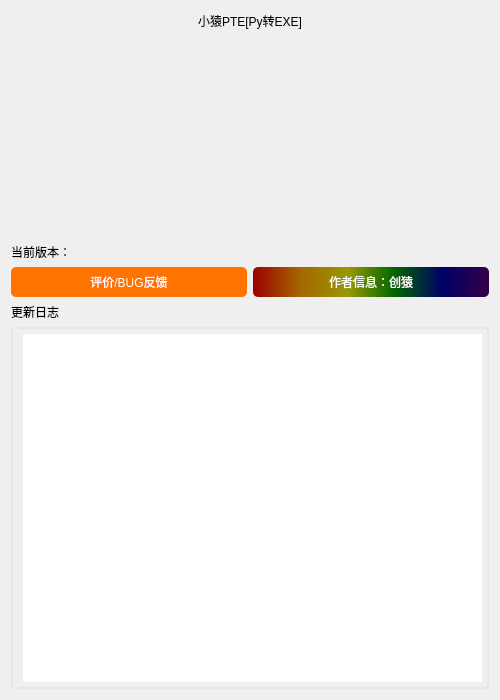
<?xml version="1.0" encoding="UTF-8"?>
<ui version="4.0">
 <class>About</class>
 <widget class="QDialog" name="About">
  <property name="geometry">
   <rect>
    <x>0</x>
    <y>0</y>
    <width>500</width>
    <height>700</height>
   </rect>
  </property>
  <property name="windowTitle">
   <string>关于</string>
  </property>
  <property name="windowIcon">
   <iconset resource="../../mainwindow.qrc">
    <normaloff>:/Resource/pic/mainwindow/About_color.svg</normaloff>:/Resource/pic/mainwindow/About_color.svg</iconset>
  </property>
  <layout class="QVBoxLayout" name="verticalLayout">
   <item>
    <layout class="QHBoxLayout" name="horizontalLayout_2">
     <item>
      <spacer name="horizontalSpacer_4">
       <property name="orientation">
        <enum>Qt::Horizontal</enum>
       </property>
       <property name="sizeHint" stdset="0">
        <size>
         <width>40</width>
         <height>20</height>
        </size>
       </property>
      </spacer>
     </item>
     <item>
      <widget class="QLabel" name="title_lbl">
       <property name="styleSheet">
        <string notr="true">font: 75 22pt &quot;等线&quot;;</string>
       </property>
       <property name="text">
        <string>小猿PTE[Py转EXE]</string>
       </property>
      </widget>
     </item>
     <item>
      <spacer name="horizontalSpacer_5">
       <property name="orientation">
        <enum>Qt::Horizontal</enum>
       </property>
       <property name="sizeHint" stdset="0">
        <size>
         <width>40</width>
         <height>20</height>
        </size>
       </property>
      </spacer>
     </item>
    </layout>
   </item>
   <item>
    <widget class="QLabel" name="Logo_lbl">
     <property name="minimumSize">
      <size>
       <width>200</width>
       <height>200</height>
      </size>
     </property>
     <property name="styleSheet">
      <string notr="true">image: url(:/Resource/pic/titleBarIcon/PyToEXE.png);</string>
     </property>
     <property name="text">
      <string/>
     </property>
    </widget>
   </item>
   <item>
    <widget class="QLabel" name="version_lbl">
     <property name="text">
      <string>当前版本：</string>
     </property>
    </widget>
   </item>
   <item>
    <layout class="QHBoxLayout" name="horizontalLayout">
     <item>
      <widget class="QPushButton" name="BugReport_Btn">
       <property name="styleSheet">
        <string notr="true">QPushButton#BugReport_Btn
{
background:rgb(255,115,0); 
color:rgb(255,255,255); 
border-radius:5px; 
min-height:30px; 
min-width:75px; 
font:17px &quot;Microsoft YaHei&quot;;
}
QPushButton#BugReport_Btn:hover
{
background:rgb(201,93,4);
}
QPushButton#BugReport_Btn:pressed
{
background:rgb(255,0,91);
}
QPushButton#OutPutPath_Btn:disabled
{
background:rgb(80,80,80);
}
 </string>
       </property>
       <property name="text">
        <string>评价/BUG反馈</string>
       </property>
      </widget>
     </item>
     <item>
      <widget class="QPushButton" name="authorMsg_Btn">
       <property name="styleSheet">
        <string notr="true">QPushButton#authorMsg_Btn {
    background: qlineargradient(x1:0, y1:0, x2:1, y2:0, stop:0 rgb(153, 0, 0), stop:0.2 rgb(165, 102, 0), stop:0.4 rgb(153, 153, 0), stop:0.6 rgb(0, 102, 0), stop:0.8 rgb(0, 0, 102), stop:1 rgb(51, 0, 73));
    color: rgb(255, 255, 255);
    border-radius: 5px;
    min-height: 30px;
    min-width: 75px;
    font: 17px &quot;Microsoft YaHei&quot;;
}

QPushButton#authorMsg_Btn:hover {
    background: qlineargradient(x1:0, y1:0, x2:1, y2:0, stop:0 rgb(128, 0, 0), stop:0.2 rgb(138, 85, 0), stop:0.4 rgb(128, 128, 0), stop:0.6 rgb(0, 85, 0), stop:0.8 rgb(0, 0, 85), stop:1 rgb(41, 0, 59));
}

QPushButton#authorMsg_Btn:pressed {
    background: qlineargradient(x1:0, y1:0, x2:1, y2:0, stop:0 rgb(102, 0, 0), stop:0.2 rgb(110, 68, 0), stop:0.4 rgb(102, 102, 0), stop:0.6 rgb(0, 68, 0), stop:0.8 rgb(0, 0, 68), stop:1 rgb(31, 0, 45));
}</string>
       </property>
       <property name="text">
        <string>作者信息：创猿</string>
       </property>
      </widget>
     </item>
    </layout>
   </item>
   <item>
    <widget class="QLabel" name="updateLog_lbl">
     <property name="text">
      <string>更新日志</string>
     </property>
    </widget>
   </item>
   <item>
    <widget class="QTextEdit" name="updateLog_te">
     <property name="styleSheet">
      <string notr="true">QTextEdit
{
border:2px solid rgb(229,230,231);
padding:5px; 
padding-left:10px; 
border-radius:3px; 
/*color:rgb(35,35,35);*/
font:16px &quot;Microsoft YaHei&quot;;
}</string>
     </property>
    </widget>
   </item>
  </layout>
 </widget>
 <resources>
  <include location="../../mainwindow.qrc"/>
 </resources>
 <connections/>
</ui>
